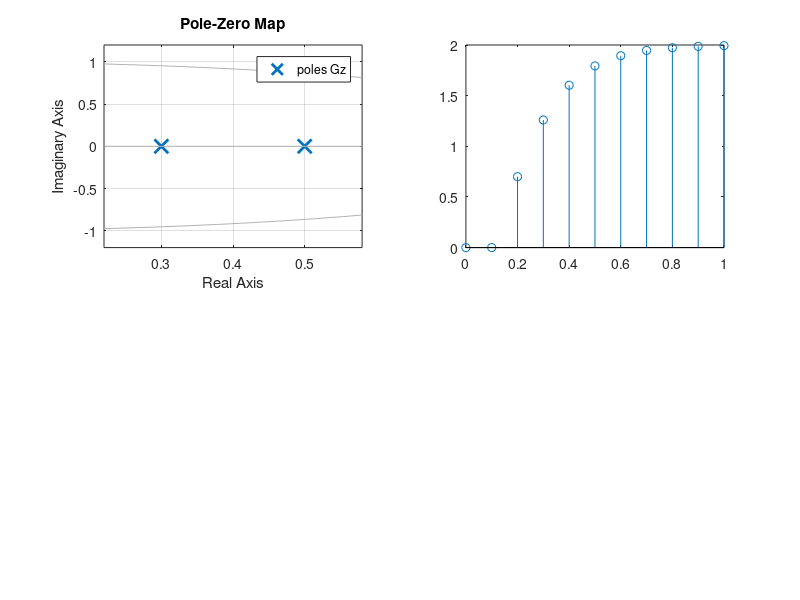

Reproduce this figure in MATLAB.
% Aufgabe 28
home
clear
close all

%G(z) als LTI Objekt
T=0.1;
zaehler = [0.7];
nenner = [1 -0.8 +0.15];
Gz= tf(zaehler, nenner, T);

%Pol-/Nullstellenplan plotten und sprungantwort (step fkt) ausgeben
subplot(2,2,1);
pzmap(Gz);
subplot(2,2,2);
td = 0:T:10*T;
y=step(Gz, td);
stem(td,y);